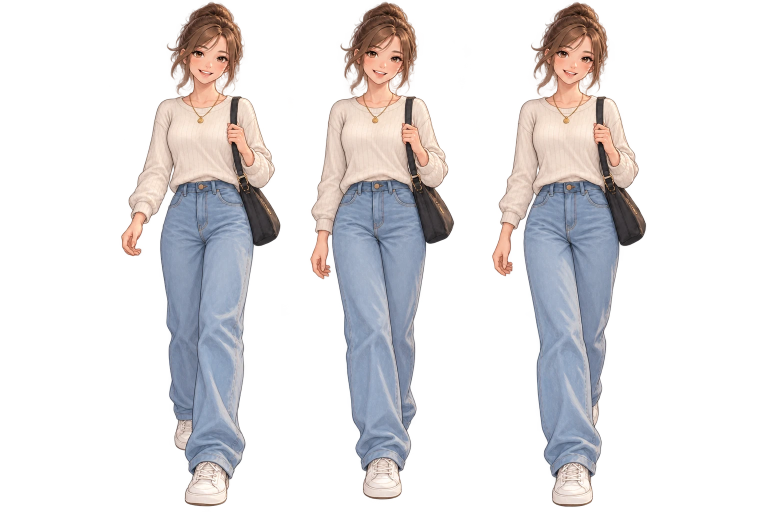
#> input picture frontend/tools/sources/sophie-walk-sheet.webp, 1536 x 1024 px, found by its file name (shown at 1/2 size)
$ python build_world_sprites.py --character sophie --name walking --sheet tools/sources/sophie-walk-sheet.webp
#> lines starting #> are read from the running program, lines starting #| are printed output that depends on the picture; after the words box and inside, x2 and y2 are one past the last pixel; in counts of white or black regions, pixels touching at a corner belong together
#!/usr/bin/env python3
"""Turn a sheet of full-body poses into world frames for one character.

The sheet holds one or more figures side by side on a transparent background
(or on one flat colour, with --key-background). Each figure is cut out, cleaned
of faint background haze, and placed on a shared canvas with the head at the
same position and one shared scale, so swapping between frames never makes the
character jump or resize.

With a reference image (by default the character's world/idle.png, when it
exists) the frames match that image's canvas, height and head position. Without
one, the first run for a character sets them: the tallest figure fills the
canvas from HEAD_ROOM down to the feet line.

Usage (needs Pillow and numpy), from frontend/:
    python tools/build_world_sprites.py --character sophie --name walking --sheet tools/sources/sophie-walk-sheet.webp
    python tools/build_world_sprites.py --character player --name idle --sheet tools/sources/player-idle.png --canvas 320x480
    python tools/build_world_sprites.py --character player --name walking-side --sheet tools/sources/player-walk-side.png

One figure is written as <name>.png, several as <name>-1.png, <name>-2.png, ...
"""
import argparse
from pathlib import Path

import numpy as np
from PIL import Image

ASSETS = Path("public/assets/characters")
SOLID = 60          # alpha above this counts as figure when measuring
HAZE = 24           # alpha at or below this is leftover background and is removed
HEAD_FRACTION = 0.14  # top share of a figure used to find the head's centre line
HEAD_ROOM = 0.04    # share of the canvas left empty above the head when there is no reference
FEET_LINE = 0.985   # where the feet sit on the canvas when there is no reference
KEY_TOLERANCE = 38  # how far a colour may be from the background and still be removed


def figure_columns(alpha: np.ndarray):
    """Column ranges that contain a figure, left to right."""
    filled = (alpha > SOLID).sum(axis=0) > 2
    runs, start = [], None
    for x, on in enumerate(filled):
        if on and start is None:
            start = x
        elif not on and start is not None:
            runs.append((start, x))
            start = None
    if start is not None:
        runs.append((start, len(filled)))
    # A hand or a strand of hair can leave a sliver; a figure is wider than that.
    widest = max((end - start for start, end in runs), default=0)
    return [(start, end) for start, end in runs if end - start >= widest * 0.25]


def measure(alpha: np.ndarray):
    """Top, bottom and head centre of the figure in an alpha channel."""
    solid = alpha > SOLID
    rows = np.where(solid.any(axis=1))[0]
    top, bottom = int(rows.min()), int(rows.max())
    head_rows = solid[top:top + max(1, int((bottom - top) * HEAD_FRACTION))]
    head_x = float(np.where(head_rows.any(axis=0))[0].mean())
    return top, bottom, head_x


def key_out_background(pixels: np.ndarray) -> None:
    """Make a flat background transparent, judged from the four corners."""
    corners = np.array([pixels[0, 0, :3], pixels[0, -1, :3], pixels[-1, 0, :3], pixels[-1, -1, :3]], dtype=float)
    background = np.median(corners, axis=0)
    distance = np.abs(pixels[..., :3].astype(float) - background).max(axis=2)
    # Fully clear at the background colour, fading in over the tolerance for a clean edge.
    alpha = np.clip((distance - KEY_TOLERANCE / 2) / (KEY_TOLERANCE / 2), 0, 1)
    pixels[..., 3] = (pixels[..., 3] * alpha).astype(np.uint8)


def main():
    parser = argparse.ArgumentParser(description=__doc__, formatter_class=argparse.RawDescriptionHelpFormatter)
    parser.add_argument("--character", required=True, help="catalog ID, e.g. sophie or player")
    parser.add_argument("--name", required=True, help="output name: idle, walking, walking-side, walking-back, waving, ...")
    parser.add_argument("--sheet", type=Path, required=True)
    parser.add_argument("--reference", type=Path, help="image whose canvas, figure height and head position to match")
    parser.add_argument("--canvas", default="320x480", help="canvas for a character's first image, WIDTHxHEIGHT")
    parser.add_argument("--count", type=int, help="fail unless the sheet holds exactly this many figures")
    parser.add_argument("--key-background", action="store_true", help="remove a flat background colour first")
    parser.add_argument("--preview", type=Path)
    args = parser.parse_args()

    world_dir = ASSETS / args.character / "world"
    world_dir.mkdir(parents=True, exist_ok=True)
    reference_path = args.reference or world_dir / "idle.png"

    sheet = np.asarray(Image.open(args.sheet).convert("RGBA")).copy()
#> sheet is the input picture: shape (1024, 1536, 4); mean R, G, B, A 59.9, 56.6, 57.7, 76.4
    if args.key_background:
        key_out_background(sheet)
    sheet[sheet[..., 3] <= HAZE] = 0
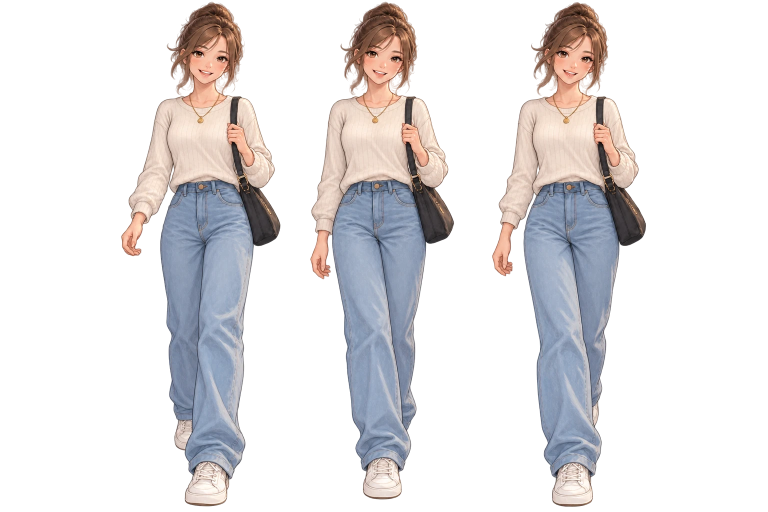
#> sheet: shape (1024, 1536, 4) (shown at 1/2 size); 6.09% of pixels changed, all inside (x1, y1, x2, y2) = (0, 0, 1454, 1024); transparent parts drawn white
    columns = figure_columns(sheet[..., 3])
#> after the loop in figure_columns, `for x, on in enumerate(filled):`: runs = [(243, 561), (621, 908), (984, 1292)]
#> in figure_columns, `widest = max((end - start for start, end in runs), default=0)`: widest = 318
#> columns = [(243, 561), (621, 908), (984, 1292)]
    assert columns, "no figure found: is the background transparent? (try --key-background)"
    assert args.count is None or len(columns) == args.count, f"expected {args.count} poses, found {len(columns)}"

    poses = []
    for start, end in columns:
        pose = sheet[:, max(0, start - 4):end + 4]
        top, bottom, head_x = measure(pose[..., 3])
        poses.append((pose, top, bottom, head_x))
#> this loop made 3 passes
#> (start, end, bottom, head_x) on passes 1 to 3: (243, 561, 1012, 171.5), (621, 908, 998, 140.5), (984, 1292, 1013, 158.5)
#> pass 1, in measure, `solid = alpha > SOLID`:
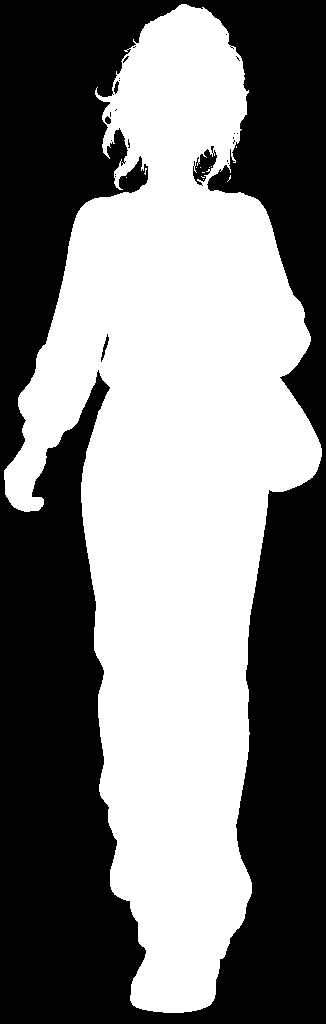
#> solid: shape (1024, 326) bool; 49% white; 12 white regions (11 under 20 px), largest, box (x1, y1, x2, y2) and area: (4, 4, 322, 1013) 163598
#> pass 1, in measure, `head_rows = solid[top:top + max(1, int((bottom - top) * HEAD_FRACTION))]`:
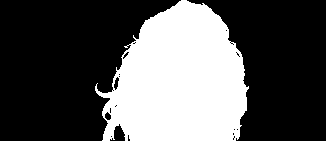
#> head_rows: shape (141, 326) bool; 33.8% white; 1 white region, box (x1, y1, x2, y2) and area: (95, 0, 249, 141) 15521
#> pass 2, in main, `pose = sheet[:, max(0, start - 4):end + 4]`:
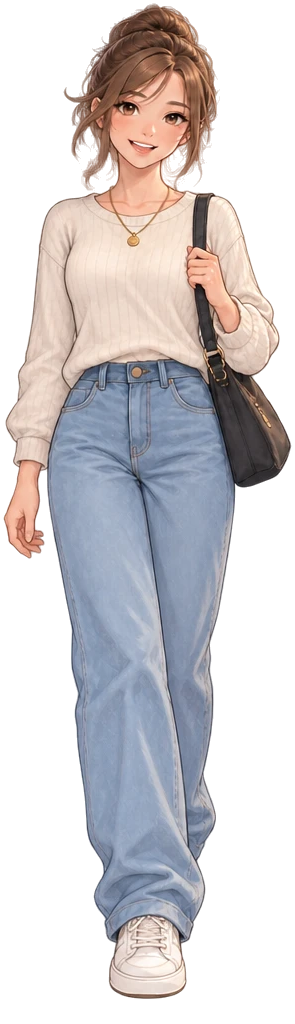
#> pose: shape (1024, 295, 4); mean R, G, B, A 86.5, 82.2, 83.9, 130; transparent parts drawn white
#> after the loop, poses = 3 items
    tallest = max(bottom - top for _, top, bottom, _ in poses)
#> tallest = 1009

    if reference_path.exists() and reference_path.resolve() != (world_dir / f"{args.name}.png").resolve():
        reference = Image.open(reference_path).convert("RGBA")
        canvas = reference.size
        ref_top, ref_bottom, ref_head_x = measure(np.asarray(reference)[..., 3])
        # One scale for every pose: the tallest reaches the reference figure's feet.
        scale = (ref_bottom - ref_top) / tallest
        print(f"matching {reference_path}: figure spans y={ref_top}..{ref_bottom} on {canvas[0]}x{canvas[1]}")
    else:
        width, height = (int(value) for value in args.canvas.lower().split("x"))
        canvas = (width, height)
        ref_top, ref_head_x = round(height * HEAD_ROOM), width / 2
        scale = (height * FEET_LINE - ref_top) / tallest
#> scale = 0.45
        print(f"no reference: setting the character's canvas to {width}x{height}")

    frames = []
    for index, (pose, top, bottom, head_x) in enumerate(poses, start=1):
        # Resize with premultiplied alpha so edges do not pick up a dark fringe.
        source = Image.fromarray(pose, "RGBA").convert("RGBa")
        size = (max(1, round(pose.shape[1] * scale)), max(1, round(pose.shape[0] * scale)))
        scaled = source.resize(size, Image.LANCZOS).convert("RGBA")
        frame = Image.new("RGBA", canvas, (0, 0, 0, 0))
        frame.alpha_composite(scaled, (round(ref_head_x - head_x * scale), round(ref_top - top * scale)))
        filename = f"{args.name}.png" if len(poses) == 1 else f"{args.name}-{index}.png"
        frame.save(world_dir / filename, optimize=True)
        frames.append(frame)
        print(f"{filename}: pose height {bottom - top}px -> {round((bottom - top) * scale)}px, head at x={ref_head_x:.1f}")
#> this loop made 3 passes
#> (bottom, head_x, size, filename) on passes 1 to 3: (1012, 171.5, (147, 461), 'walking-1.png'), (998, 140.5, (133, 461), 'walking-2.png'), (1013, 158.5, (142, 461), 'walking-3.png')
#| walking-1.png: pose height 1008px -> 453px, head at x=160.0
#| walking-2.png: pose height 994px -> 447px, head at x=160.0
#| walking-3.png: pose height 1009px -> 454px, head at x=160.0
#> pass 1, in main, `scaled = source.resize(size, Image.LANCZOS).convert("RGBA")`:
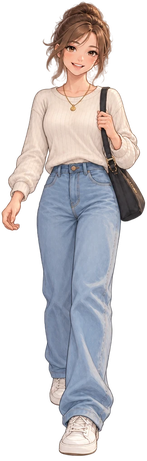
#> scaled: PIL image 147x461 RGBA; mean R, G, B, A 84.3, 79.9, 81.4, 122.4; transparent parts drawn white
#> pass 1, in main, `frame.save(world_dir / filename, optimize=True)`:
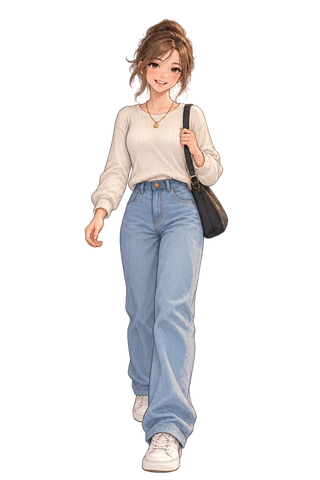
#> saved as walking-1.png: PIL image 320x480 RGBA; mean R, G, B, A 37.2, 35.3, 35.9, 54; transparent parts drawn white
#> after the loop:
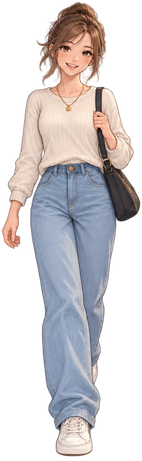
#> scaled: PIL image 142x461 RGBA; mean R, G, B, A 85.3, 80.5, 81.9, 123.5; transparent parts drawn white
#> after the loop, frames = 3 items
    print(f"scale {scale:.4f}; {len(frames)} frame(s) in {world_dir}")
#| scale 0.4498; 3 frame(s) in public/assets/characters/sophie/world

    if args.preview:
        preview = Image.new("RGBA", (canvas[0] * len(frames), canvas[1]), (136, 170, 136, 255))
        for i, cell in enumerate(frames):
            preview.alpha_composite(cell, (i * canvas[0], 0))
        preview.convert("RGB").save(args.preview)


if __name__ == "__main__":
    main()
